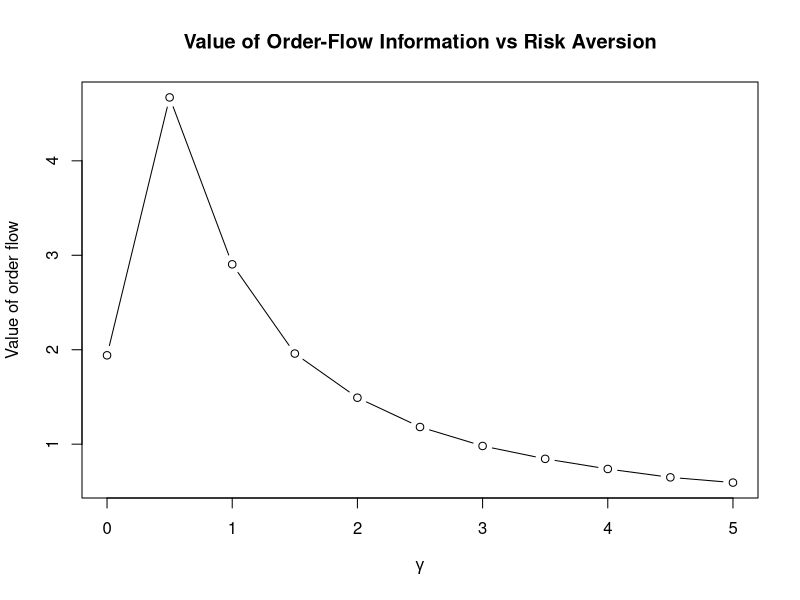

Write the R code that produced this figure.
n_paths    <- 10000
lambda     <- 8
alpha      <- 1
prob_good  <- 0.5
informative <- 1
W0         <- 100
mu_g <- 0.14
var_g <- 0.04^2
mu_b  <- -0.04 
var_b <- 0.04^2
gamma <- 10


## Posterior probability of good state from imbalance -------------------
p_post <- function(alpha, b, s) {
  1 / (1 + ((1 - alpha) / (1 + alpha))^(b - s))
}

## State moments for 3-outcome (or k-outcome) distributions -------------
state_moments <- function(values, probs) {
  stopifnot(abs(sum(probs) - 1) < 1e-8)
  m <- sum(values * probs)
  v <- sum(probs * (values - m)^2)
  list(mean = m, var = v)
}

## Predictive moments for returns given prob good state = q ------------------
predictive_return_moments <- function(q, mu_g, var_g, mu_b, var_b) {
  mu <- q * mu_g + (1 - q) * mu_b
  # apply law of total variance: var(Y)=E[var(Y|X)]+var(E[Y|X])
  var <- q * var_g + (1 - q) * var_b + q * (1 - q) * (mu_g - mu_b)^2
  list(mean = mu, var = var)
}

## Mean–variance utility over wealth with returns ----------------------
## Wealth: W = W0 + x * R
## Utility: U = E[W] - 0.5 * gamma * Var(W)
## Optimal x*: = mu / (gamma * var)
## U* = W0 + mu^2 / (2 * gamma * var)
opt_utility_return <- function(mu, var, gamma, W0 = 0) {
  # No uncertainty -> no reason to take risk if we don't allow leverage/shorting
  if (var <= 0) return(W0)
  
  # Risk-neutral case: can invest up to W0, but no leverage
  if (gamma == 0) {
    if (mu <= 0) {
      # best is to stay in cash
      return(W0)
    } else {
      # invest all wealth in the risky asset
      x <- W0
      return(W0 + x * mu)   # Var term has zero weight
    }
  }
  
  # Risk-averse case: unconstrained optimum
  x_star <- mu / (gamma * var)
  
  # Enforce constraint: 0 <= x <= W0 (no shorting, no leverage)
  x_star <- max(0, min(x_star, W0))
  
  # Mean–variance utility with constrained optimal x
  W0 + x_star * mu - 0.5 * gamma * x_star^2 * var
}
simulate_order_flow <- function(informative, state_direction, alpha, lambda) {
  # total orders in the period
  total_orders <- rpois(1, lambda)
  
  # how many are "directional" vs "noise"
  directional_orders    <- rbinom(1, size = total_orders, prob = alpha)
  nondirectional_orders <- total_orders - directional_orders
  
  # sign of directional traders
  if (informative == 1L) {
    # informed: always in direction of state
    directional_sign <- state_direction    # +1L or -1L
  } else {
    # uninformed: same aggressiveness but random direction
    directional_sign <- sample(c(-1L, 1L), size = 1)
  }
  
  # directional volumes: all on one side
  dir_buys  <- ifelse(directional_sign ==  1L, directional_orders, 0L)
  dir_sells <- ifelse(directional_sign == -1L, directional_orders, 0L)
  
  # non-directional (noise) traders: random split of non-directional_orders
  noise_buys  <- rbinom(1, size = nondirectional_orders, prob = 0.5)
  noise_sells <- nondirectional_orders - noise_buys
  
  # totals
  buys      <- dir_buys  + noise_buys
  sells     <- dir_sells + noise_sells
  imbalance <- buys - sells
  
  list(
    buys      = buys,
    sells     = sells,
    imbalance = imbalance
  )
}


simulate_value_of_order_flow_returns <- function(
    n_paths,
    lambda,       # Poisson intensity
    alpha,        # prob order is directional/informed
    prob_good,    # prior P(good)
    informative,  # 1 = informed directional
    mu_g, var_g,  # good-state mean and variance (Normal)
    mu_b, var_b,  # bad-state mean and variance (Normal)
    gamma,        # risk aversion
    W0            # initial wealth
) {
  ## Prior (uninformed) predictive return moments under the mixture
  q0    <- prob_good
  pred0 <- predictive_return_moments(q0, mu_g, var_g, mu_b, var_b)
  mu0   <- pred0$mean
  var0  <- pred0$var
  
  ## Baseline optimal utility without observing order flow
  U0 <- opt_utility_return(mu0, var0, gamma, W0)
  
  ## Utilities with order-flow information
  U_inf <- numeric(n_paths)
  
  for (i in seq_len(n_paths)) {
    ## 1. Draw true state
    state_good      <- rbinom(1, size = 1, prob = prob_good)  # 1 = good, 0 = bad
    state_direction <- ifelse(state_good == 1L, 1L, -1L)
    
    ## 2. Simulate order flow given state
    of <- simulate_order_flow(informative, state_direction, alpha, lambda)
    b  <- of$buys
    s  <- of$sells
    
    ## 3. Posterior prob good from imbalance
    q <- p_post(alpha, b, s)
    
    ## 4. Predictive mean/var of returns conditional on q
    pred <- predictive_return_moments(q, mu_g, var_g, mu_b, var_b)
    mu   <- pred$mean
    var  <- pred$var
    
    ## 5. Mean–variance utility with info
    U_inf[i] <- opt_utility_return(mu, var, gamma, W0)
  }
  
  list(
    baseline_utility      = U0,
    mean_informed_utility = mean(U_inf),
    value_of_order_flow   = mean(U_inf) - U0
  )
}


results<-simulate_value_of_order_flow_returns(
  n_paths  = n_paths,
  lambda   = lambda,
  alpha    = alpha,
  prob_good= prob_good,
  informative = informative,
  mu_g     = mu_g,
  var_g    = var_g,
  mu_b     = mu_b,
  var_b    = var_b,
  gamma    = gamma,
  W0       = W0
)

set.seed(123)  # for reproducibility

# grid of risk aversion parameters
gamma_grid <- seq(0, 5, by = 0.5)

# risk aversion grid (including γ = 0)
gamma_grid <- seq(0, 5, by = 0.5)

value_vec <- sapply(gamma_grid, function(g) {
  res <- simulate_value_of_order_flow_returns(
    n_paths  = n_paths,
    lambda   = lambda,
    alpha    = alpha,
    prob_good= prob_good,
    informative = informative,
    mu_g     = mu_g,
    var_g    = var_g,
    mu_b     = mu_b,
    var_b    = var_b,
    gamma    = g,
    W0       = W0
  )
  res$value_of_order_flow
})

plot(gamma_grid, value_vec,
     type = "b",
     xlab = expression(gamma),
     ylab = "Value of order flow",
     main = "Value of Order-Flow Information vs Risk Aversion")
abline(h = 0, lty = 2)
